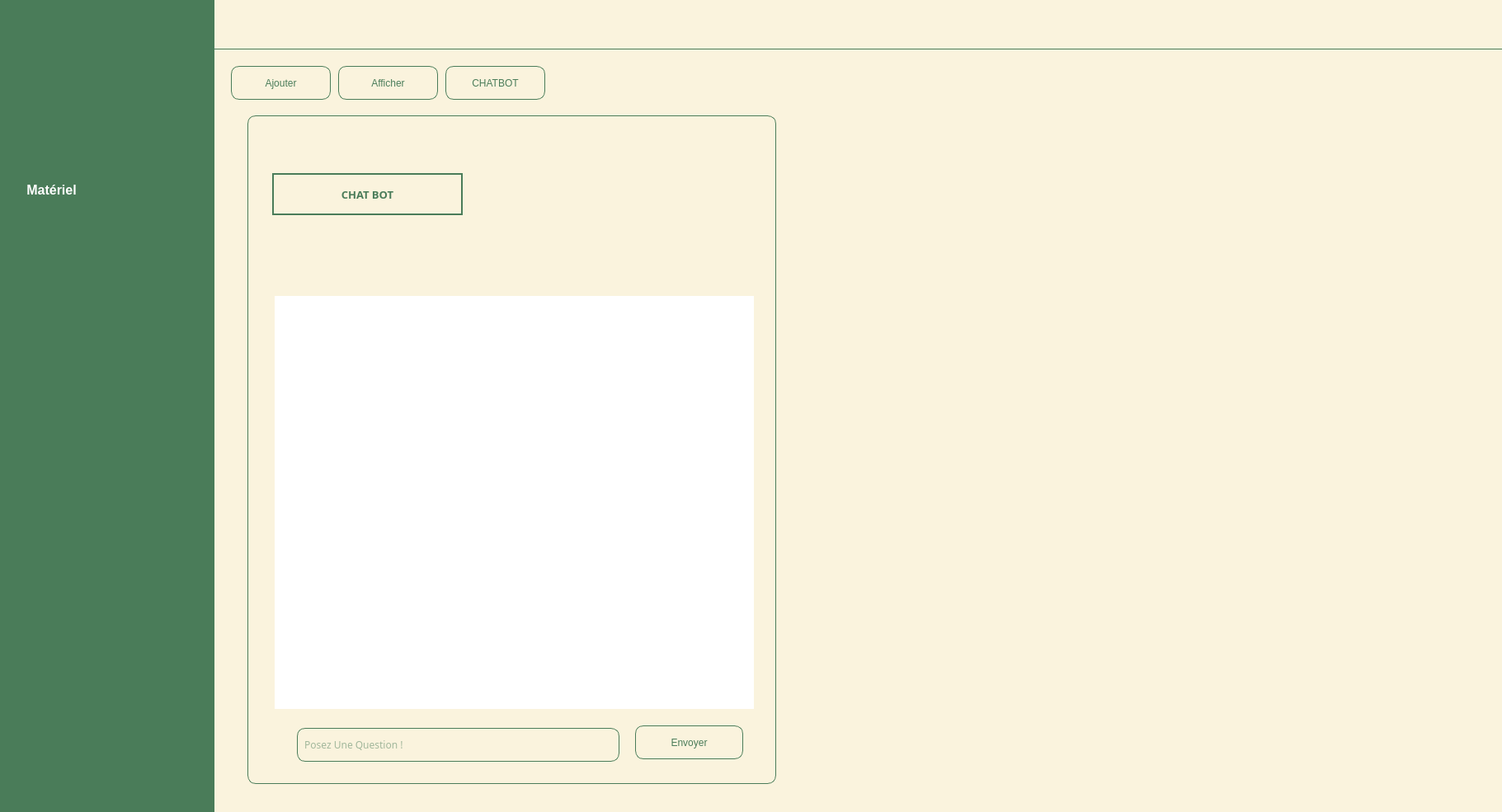
<?xml version="1.0" encoding="UTF-8"?>
<ui version="4.0">
 <class>MainWindow</class>
 <widget class="QMainWindow" name="MainWindow">
  <property name="geometry">
   <rect>
    <x>0</x>
    <y>0</y>
    <width>1821</width>
    <height>985</height>
   </rect>
  </property>
  <property name="windowTitle">
   <string>MainWindow</string>
  </property>
  <property name="styleSheet">
   <string notr="true">*{
border: none;
background-color: transparent;
background: transparent;
padding: 0;
margin: 0;
color: #fff;
}
#mainBodyContainer{
background-color: #FAF3DD;
}
#centralwidget{
background-color: #FAF3DD;
}
#leftMenuContainer{
background-color: #4A7C59;
}
#leftMenuContainer QPushButton{
text-align: left;
padding: 5px 10px;
border-top-left-radius: 10px;
border-bottom-left-radius: 10px;
}</string>
  </property>
  <widget class="QWidget" name="centralwidget">
   <widget class="QWidget" name="mainBodyContainer" native="true">
    <property name="geometry">
     <rect>
      <x>260</x>
      <y>0</y>
      <width>1561</width>
      <height>985</height>
     </rect>
    </property>
    <layout class="QVBoxLayout" name="verticalLayout">
     <property name="spacing">
      <number>0</number>
     </property>
     <property name="leftMargin">
      <number>0</number>
     </property>
     <property name="topMargin">
      <number>0</number>
     </property>
     <property name="rightMargin">
      <number>0</number>
     </property>
     <property name="bottomMargin">
      <number>0</number>
     </property>
     <item>
      <widget class="QWidget" name="headerContainer" native="true">
       <property name="minimumSize">
        <size>
         <width>0</width>
         <height>50</height>
        </size>
       </property>
       <property name="maximumSize">
        <size>
         <width>16777215</width>
         <height>60</height>
        </size>
       </property>
       <property name="styleSheet">
        <string notr="true">#headerContainer{
background-color: #FAF3DD;
border-bottom: 1px solid #4A7C59;
}</string>
       </property>
       <layout class="QHBoxLayout" name="horizontalLayout_2">
        <property name="spacing">
         <number>0</number>
        </property>
        <property name="leftMargin">
         <number>0</number>
        </property>
        <property name="topMargin">
         <number>0</number>
        </property>
        <property name="rightMargin">
         <number>0</number>
        </property>
        <property name="bottomMargin">
         <number>0</number>
        </property>
        <item alignment="Qt::AlignLeft">
         <widget class="QFrame" name="headerRechContainer">
          <property name="minimumSize">
           <size>
            <width>700</width>
            <height>60</height>
           </size>
          </property>
          <property name="frameShape">
           <enum>QFrame::StyledPanel</enum>
          </property>
          <property name="frameShadow">
           <enum>QFrame::Raised</enum>
          </property>
         </widget>
        </item>
        <item>
         <widget class="QFrame" name="optionsContainer">
          <property name="frameShape">
           <enum>QFrame::StyledPanel</enum>
          </property>
          <property name="frameShadow">
           <enum>QFrame::Raised</enum>
          </property>
          <layout class="QHBoxLayout" name="horizontalLayout_3"/>
         </widget>
        </item>
       </layout>
      </widget>
     </item>
     <item>
      <widget class="QWidget" name="pageContentContainer" native="true">
       <widget class="QStackedWidget" name="mainContentSTackWidget">
        <property name="geometry">
         <rect>
          <x>0</x>
          <y>70</y>
          <width>1571</width>
          <height>861</height>
         </rect>
        </property>
        <property name="currentIndex">
         <number>2</number>
        </property>
        <widget class="QWidget" name="materielPage">
         <widget class="QWidget" name="ajoutMaterielContainer" native="true">
          <property name="geometry">
           <rect>
            <x>50</x>
            <y>130</y>
            <width>651</width>
            <height>571</height>
           </rect>
          </property>
          <property name="styleSheet">
           <string notr="true">#ajoutMaterielContainer{
background-color: #FAF3DD;
border-radius: 10px;
border: 1px solid #4A7C59;
}</string>
          </property>
          <widget class="QLabel" name="nomLabel">
           <property name="geometry">
            <rect>
             <x>30</x>
             <y>80</y>
             <width>251</width>
             <height>41</height>
            </rect>
           </property>
           <property name="font">
            <font>
             <pointsize>12</pointsize>
             <weight>75</weight>
             <bold>true</bold>
            </font>
           </property>
           <property name="styleSheet">
            <string notr="true">color : #4A7C59;</string>
           </property>
           <property name="text">
            <string>Nom du machine :</string>
           </property>
          </widget>
          <widget class="QLineEdit" name="nomLE">
           <property name="geometry">
            <rect>
             <x>22</x>
             <y>130</y>
             <width>251</width>
             <height>41</height>
            </rect>
           </property>
           <property name="styleSheet">
            <string notr="true">QLineEdit{
font-family:century gothic;
background:transparent;
border:none;
color:#4A7C59;
border-radius: 10px;
border: 1px solid #4A7C59;
}</string>
           </property>
           <property name="placeholderText">
            <string>Nom du machine</string>
           </property>
          </widget>
          <widget class="QLabel" name="ageLabel">
           <property name="geometry">
            <rect>
             <x>30</x>
             <y>190</y>
             <width>251</width>
             <height>41</height>
            </rect>
           </property>
           <property name="font">
            <font>
             <pointsize>12</pointsize>
             <weight>75</weight>
             <bold>true</bold>
            </font>
           </property>
           <property name="styleSheet">
            <string notr="true">color : #4A7C59;</string>
           </property>
           <property name="text">
            <string>Age :</string>
           </property>
          </widget>
          <widget class="QLineEdit" name="ageLE">
           <property name="geometry">
            <rect>
             <x>20</x>
             <y>240</y>
             <width>251</width>
             <height>41</height>
            </rect>
           </property>
           <property name="styleSheet">
            <string notr="true">QLineEdit{
font-family:century gothic;
background:transparent;
border:none;
color:#4A7C59;
border-radius: 10px;
border: 1px solid #4A7C59;
}</string>
           </property>
           <property name="placeholderText">
            <string>Age</string>
           </property>
          </widget>
          <widget class="QLineEdit" name="capLineEdit">
           <property name="geometry">
            <rect>
             <x>370</x>
             <y>240</y>
             <width>251</width>
             <height>41</height>
            </rect>
           </property>
           <property name="styleSheet">
            <string notr="true">QLineEdit{
font-family:century gothic;
background:transparent;
border:none;
color:#4A7C59;
border-radius: 10px;
border: 1px solid #4A7C59;
}</string>
           </property>
           <property name="placeholderText">
            <string>Capacité</string>
           </property>
          </widget>
          <widget class="QLabel" name="capLabel">
           <property name="geometry">
            <rect>
             <x>380</x>
             <y>190</y>
             <width>251</width>
             <height>41</height>
            </rect>
           </property>
           <property name="font">
            <font>
             <pointsize>12</pointsize>
             <weight>75</weight>
             <bold>true</bold>
            </font>
           </property>
           <property name="styleSheet">
            <string notr="true">color : #4A7C59;</string>
           </property>
           <property name="text">
            <string>Capacité :</string>
           </property>
          </widget>
          <widget class="QLabel" name="prixLabel">
           <property name="geometry">
            <rect>
             <x>30</x>
             <y>300</y>
             <width>251</width>
             <height>41</height>
            </rect>
           </property>
           <property name="font">
            <font>
             <pointsize>12</pointsize>
             <weight>75</weight>
             <bold>true</bold>
            </font>
           </property>
           <property name="styleSheet">
            <string notr="true">color : #4A7C59;</string>
           </property>
           <property name="text">
            <string>Prix :</string>
           </property>
          </widget>
          <widget class="QLineEdit" name="prixLineEdit">
           <property name="geometry">
            <rect>
             <x>20</x>
             <y>350</y>
             <width>251</width>
             <height>41</height>
            </rect>
           </property>
           <property name="styleSheet">
            <string notr="true">QLineEdit{
font-family:century gothic;
background:transparent;
border:none;
color:#4A7C59;
border-radius: 10px;
border: 1px solid #4A7C59;
}</string>
           </property>
           <property name="placeholderText">
            <string>Prix</string>
           </property>
          </widget>
          <widget class="QPushButton" name="annulerAjoutBtn">
           <property name="geometry">
            <rect>
             <x>200</x>
             <y>460</y>
             <width>121</width>
             <height>41</height>
            </rect>
           </property>
           <property name="styleSheet">
            <string notr="true">QPushButton{
border-radius: 10px;
border: 1px solid #4A7C59;
background: transparent;
color: #4A7C59;
}
QPushButton:hover{
background: #73C088;
color: #FAF3DD;
}</string>
           </property>
           <property name="text">
            <string>   Annuler</string>
           </property>
           <property name="icon">
            <iconset resource="icons.qrc">
             <normaloff>:/icons-green/icons-green/delete.svg</normaloff>:/icons-green/icons-green/delete.svg</iconset>
           </property>
           <property name="iconSize">
            <size>
             <width>34</width>
             <height>34</height>
            </size>
           </property>
          </widget>
          <widget class="QComboBox" name="etatComboBox">
           <property name="geometry">
            <rect>
             <x>370</x>
             <y>130</y>
             <width>251</width>
             <height>41</height>
            </rect>
           </property>
           <property name="styleSheet">
            <string notr="true">QComboBox{
font-family:century gothic;
background:transparent;
border:none;
color:#4A7C59;
border-radius: 10px;
border: 1px solid #4A7C59;
}</string>
           </property>
          </widget>
          <widget class="QLabel" name="etatLabel">
           <property name="geometry">
            <rect>
             <x>380</x>
             <y>80</y>
             <width>251</width>
             <height>41</height>
            </rect>
           </property>
           <property name="font">
            <font>
             <pointsize>12</pointsize>
             <weight>75</weight>
             <bold>true</bold>
            </font>
           </property>
           <property name="styleSheet">
            <string notr="true">color : #4A7C59;</string>
           </property>
           <property name="text">
            <string>Etat :</string>
           </property>
          </widget>
          <widget class="QPushButton" name="ajoutEntrpDesc">
           <property name="geometry">
            <rect>
             <x>20</x>
             <y>20</y>
             <width>231</width>
             <height>51</height>
            </rect>
           </property>
           <property name="font">
            <font>
             <family>century gothic</family>
             <pointsize>10</pointsize>
             <weight>75</weight>
             <bold>true</bold>
            </font>
           </property>
           <property name="styleSheet">
            <string notr="true">QPushButton{
border: 2px solid #4A7C59;
font-family:century gothic;
background:transparent;
color:#4A7C59;

}</string>
           </property>
           <property name="text">
            <string>Ajouter Un Matériel</string>
           </property>
          </widget>
          <widget class="QPushButton" name="ajoutMaterielBtn">
           <property name="geometry">
            <rect>
             <x>330</x>
             <y>460</y>
             <width>121</width>
             <height>41</height>
            </rect>
           </property>
           <property name="styleSheet">
            <string notr="true">QPushButton{
border-radius: 10px;
border: 1px solid #4A7C59;
background: transparent;
color: #4A7C59;
}
QPushButton:hover{
background: #4A7C59;
color: #FAF3DD;
}
</string>
           </property>
           <property name="text">
            <string>Ajouter</string>
           </property>
          </widget>
          <widget class="QLineEdit" name="matLineEdit">
           <property name="geometry">
            <rect>
             <x>370</x>
             <y>350</y>
             <width>251</width>
             <height>41</height>
            </rect>
           </property>
           <property name="styleSheet">
            <string notr="true">QLineEdit{
font-family:century gothic;
background:transparent;
border:none;
color:#4A7C59;
border-radius: 10px;
border: 1px solid #4A7C59;
}</string>
           </property>
           <property name="placeholderText">
            <string>Matricul</string>
           </property>
          </widget>
          <widget class="QLabel" name="matLabel">
           <property name="geometry">
            <rect>
             <x>380</x>
             <y>300</y>
             <width>251</width>
             <height>41</height>
            </rect>
           </property>
           <property name="font">
            <font>
             <pointsize>12</pointsize>
             <weight>75</weight>
             <bold>true</bold>
            </font>
           </property>
           <property name="styleSheet">
            <string notr="true">color : #4A7C59;</string>
           </property>
           <property name="text">
            <string>Matricul :</string>
           </property>
          </widget>
          <widget class="QLabel" name="alertAjout">
           <property name="geometry">
            <rect>
             <x>150</x>
             <y>170</y>
             <width>141</width>
             <height>16</height>
            </rect>
           </property>
           <property name="styleSheet">
            <string notr="true">color: red;</string>
           </property>
           <property name="text">
            <string>Champs obligatoire !</string>
           </property>
          </widget>
          <widget class="QLabel" name="alertAjout_2">
           <property name="geometry">
            <rect>
             <x>490</x>
             <y>170</y>
             <width>141</width>
             <height>16</height>
            </rect>
           </property>
           <property name="styleSheet">
            <string notr="true">color: red;</string>
           </property>
           <property name="text">
            <string>Champs obligatoire !</string>
           </property>
          </widget>
          <widget class="QLabel" name="alertAjout_3">
           <property name="geometry">
            <rect>
             <x>150</x>
             <y>280</y>
             <width>141</width>
             <height>16</height>
            </rect>
           </property>
           <property name="styleSheet">
            <string notr="true">color: red;</string>
           </property>
           <property name="text">
            <string>Champs obligatoire !</string>
           </property>
          </widget>
          <widget class="QLabel" name="alertAjout_4">
           <property name="geometry">
            <rect>
             <x>490</x>
             <y>280</y>
             <width>141</width>
             <height>16</height>
            </rect>
           </property>
           <property name="styleSheet">
            <string notr="true">color: red;</string>
           </property>
           <property name="text">
            <string>Champs obligatoire !</string>
           </property>
          </widget>
          <widget class="QLabel" name="alertAjout_5">
           <property name="geometry">
            <rect>
             <x>150</x>
             <y>390</y>
             <width>141</width>
             <height>16</height>
            </rect>
           </property>
           <property name="styleSheet">
            <string notr="true">color: red;</string>
           </property>
           <property name="text">
            <string>Champs obligatoire !</string>
           </property>
          </widget>
         </widget>
        </widget>
        <widget class="QWidget" name="MaterielPage2">
         <widget class="QWidget" name="materielViewContainer" native="true">
          <property name="geometry">
           <rect>
            <x>50</x>
            <y>40</y>
            <width>821</width>
            <height>781</height>
           </rect>
          </property>
          <property name="styleSheet">
           <string notr="true">#materielViewContainer{
background-color: #FAF3DD;
border-radius: 10px;
border: 1px solid #4A7C59;
}
</string>
          </property>
          <widget class="QTableView" name="materielTableView">
           <property name="geometry">
            <rect>
             <x>40</x>
             <y>160</y>
             <width>751</width>
             <height>571</height>
            </rect>
           </property>
           <property name="styleSheet">
            <string notr="true">QTableView {
    background-color: transparent;
    selection-background-color: #4A7C59;
    selection-color: white;
    color: black;
    border: 1px solid #4A7C59;
}

QHeaderView::section {
    background-color: transparent;
    color: #4A7C59;
    padding: 4px;
    border: none;
    border: 1px solid #4A7C59;
}

QTableView::item:selected {
    background-color: #4A7C59;
    color: white;
}</string>
           </property>
          </widget>
          <widget class="QPushButton" name="materielModifBtn">
           <property name="geometry">
            <rect>
             <x>40</x>
             <y>40</y>
             <width>131</width>
             <height>41</height>
            </rect>
           </property>
           <property name="font">
            <font>
             <pointsize>10</pointsize>
            </font>
           </property>
           <property name="styleSheet">
            <string notr="true">QPushButton{
border-radius: 10px;
border: 1px solid #4A7C59;
background: transparent;
color: #4A7C59;
}
QPushButton:hover{
background: #4A7C59;
color: #FAF3DD;
}
</string>
           </property>
           <property name="text">
            <string>Modifier</string>
           </property>
          </widget>
          <widget class="QPushButton" name="materielSuppBtn">
           <property name="geometry">
            <rect>
             <x>180</x>
             <y>40</y>
             <width>131</width>
             <height>41</height>
            </rect>
           </property>
           <property name="font">
            <font>
             <pointsize>10</pointsize>
            </font>
           </property>
           <property name="styleSheet">
            <string notr="true">QPushButton{
border-radius: 10px;
border: 1px solid #4A7C59;
background: transparent;
color: #4A7C59;
}
QPushButton:hover{
background: #4A7C59;
color: #FAF3DD;
}
</string>
           </property>
           <property name="text">
            <string>Supprimer</string>
           </property>
          </widget>
          <widget class="QLineEdit" name="employesRechBar">
           <property name="geometry">
            <rect>
             <x>320</x>
             <y>40</y>
             <width>261</width>
             <height>41</height>
            </rect>
           </property>
           <property name="styleSheet">
            <string notr="true">QLineEdit
{
font-family:century gothic;
background:transparent;
border:none;
color:#4A7C59;
border-radius: 10px;
border: 1px solid #4A7C59;
}</string>
           </property>
           <property name="cursorPosition">
            <number>0</number>
           </property>
           <property name="placeholderText">
            <string>  Rechercher</string>
           </property>
          </widget>
          <widget class="QComboBox" name="triEmployesComboBox">
           <property name="geometry">
            <rect>
             <x>590</x>
             <y>40</y>
             <width>201</width>
             <height>41</height>
            </rect>
           </property>
           <property name="styleSheet">
            <string notr="true">QComboBox{
font-family:century gothic;
background:transparent;
border:none;
color:#4A7C59;
border-radius: 10px;
border: 1px solid #4A7C59;
}</string>
           </property>
          </widget>
          <widget class="QPushButton" name="triEmployesIcon">
           <property name="geometry">
            <rect>
             <x>1180</x>
             <y>40</y>
             <width>61</width>
             <height>41</height>
            </rect>
           </property>
           <property name="text">
            <string/>
           </property>
           <property name="icon">
            <iconset resource="icons.qrc">
             <normaloff>:/icons-green/icons-green/bar-chart-2.svg</normaloff>:/icons-green/icons-green/bar-chart-2.svg</iconset>
           </property>
           <property name="iconSize">
            <size>
             <width>34</width>
             <height>34</height>
            </size>
           </property>
          </widget>
          <widget class="QPushButton" name="employesRechBarIcon">
           <property name="geometry">
            <rect>
             <x>1130</x>
             <y>50</y>
             <width>31</width>
             <height>21</height>
            </rect>
           </property>
           <property name="text">
            <string/>
           </property>
           <property name="icon">
            <iconset resource="icons.qrc">
             <normaloff>:/icons-green/icons-green/search.svg</normaloff>:/icons-green/icons-green/search.svg</iconset>
           </property>
           <property name="iconSize">
            <size>
             <width>24</width>
             <height>24</height>
            </size>
           </property>
          </widget>
          <widget class="QPushButton" name="materielModifBtn_2">
           <property name="geometry">
            <rect>
             <x>40</x>
             <y>90</y>
             <width>131</width>
             <height>41</height>
            </rect>
           </property>
           <property name="font">
            <font>
             <pointsize>10</pointsize>
            </font>
           </property>
           <property name="styleSheet">
            <string notr="true">QPushButton{
border-radius: 10px;
border: 1px solid #4A7C59;
background: transparent;
color: #4A7C59;
}
QPushButton:hover{
background: #4A7C59;
color: #FAF3DD;
}
</string>
           </property>
           <property name="text">
            <string>PDF</string>
           </property>
          </widget>
         </widget>
         <widget class="QWidget" name="materielStatContainer" native="true">
          <property name="geometry">
           <rect>
            <x>880</x>
            <y>240</y>
            <width>671</width>
            <height>581</height>
           </rect>
          </property>
          <property name="styleSheet">
           <string notr="true">#materielStatContainer{
background-color: #FAF3DD;
border-radius: 10px;
border: 1px solid #4A7C59;
}
</string>
          </property>
         </widget>
         <widget class="QLabel" name="qrCodeLabel">
          <property name="geometry">
           <rect>
            <x>880</x>
            <y>40</y>
            <width>271</width>
            <height>191</height>
           </rect>
          </property>
          <property name="text">
           <string/>
          </property>
         </widget>
        </widget>
        <widget class="QWidget" name="chatBotPage">
         <widget class="QFrame" name="chatbotContainer">
          <property name="geometry">
           <rect>
            <x>40</x>
            <y>10</y>
            <width>641</width>
            <height>811</height>
           </rect>
          </property>
          <property name="styleSheet">
           <string notr="true">#chatbotContainer{
background-color: #FAF3DD;
border-radius: 10px;
border: 1px solid #4A7C59;
}</string>
          </property>
          <property name="frameShape">
           <enum>QFrame::StyledPanel</enum>
          </property>
          <property name="frameShadow">
           <enum>QFrame::Raised</enum>
          </property>
          <widget class="QPlainTextEdit" name="chatBot">
           <property name="geometry">
            <rect>
             <x>33</x>
             <y>219</y>
             <width>581</width>
             <height>501</height>
            </rect>
           </property>
           <property name="styleSheet">
            <string notr="true">background-color: white;
font: 12pt &quot;MS Shell Dlg 2&quot;;
color: black;</string>
           </property>
          </widget>
          <widget class="QLineEdit" name="inputChatbot">
           <property name="geometry">
            <rect>
             <x>60</x>
             <y>743</y>
             <width>391</width>
             <height>41</height>
            </rect>
           </property>
           <property name="styleSheet">
            <string notr="true">QLineEdit{
font-family:century gothic;
background:transparent;
border:none;
color:#4A7C59;
border-radius: 10px;
border: 1px solid #4A7C59;
}</string>
           </property>
           <property name="placeholderText">
            <string>  Posez Une Question !</string>
           </property>
          </widget>
          <widget class="QPushButton" name="sendChatBtn">
           <property name="geometry">
            <rect>
             <x>470</x>
             <y>740</y>
             <width>131</width>
             <height>41</height>
            </rect>
           </property>
           <property name="styleSheet">
            <string notr="true">QPushButton{
border-radius: 10px;
border: 1px solid #4A7C59;
background: transparent;
color: #4A7C59;
}
QPushButton:hover{
background: #4A7C59;
color: #FAF3DD;
}
</string>
           </property>
           <property name="text">
            <string>Envoyer</string>
           </property>
          </widget>
          <widget class="QLabel" name="labelCache">
           <property name="geometry">
            <rect>
             <x>40</x>
             <y>10</y>
             <width>141</width>
             <height>16</height>
            </rect>
           </property>
           <property name="text">
            <string/>
           </property>
          </widget>
          <widget class="QPushButton" name="ajoutEmpDesc_4">
           <property name="geometry">
            <rect>
             <x>30</x>
             <y>70</y>
             <width>231</width>
             <height>51</height>
            </rect>
           </property>
           <property name="font">
            <font>
             <family>century gothic</family>
             <pointsize>10</pointsize>
             <weight>75</weight>
             <bold>true</bold>
            </font>
           </property>
           <property name="styleSheet">
            <string notr="true">QPushButton{
border: 2px solid #4A7C59;
font-family:century gothic;
background:transparent;
color:#4A7C59;

}</string>
           </property>
           <property name="text">
            <string>CHAT BOT</string>
           </property>
          </widget>
          <widget class="QLabel" name="chatbotGif">
           <property name="geometry">
            <rect>
             <x>330</x>
             <y>30</y>
             <width>241</width>
             <height>151</height>
            </rect>
           </property>
           <property name="text">
            <string/>
           </property>
          </widget>
         </widget>
        </widget>
        <widget class="QWidget" name="MaterielPage3">
         <widget class="QWidget" name="modifierMaterielContainer" native="true">
          <property name="geometry">
           <rect>
            <x>60</x>
            <y>100</y>
            <width>651</width>
            <height>571</height>
           </rect>
          </property>
          <property name="styleSheet">
           <string notr="true">#modifierMaterielContainer{
background-color: #FAF3DD;
border-radius: 10px;
border: 1px solid #4A7C59;
}</string>
          </property>
          <widget class="QLabel" name="nomLabel_2">
           <property name="geometry">
            <rect>
             <x>30</x>
             <y>80</y>
             <width>251</width>
             <height>41</height>
            </rect>
           </property>
           <property name="font">
            <font>
             <pointsize>12</pointsize>
             <weight>75</weight>
             <bold>true</bold>
            </font>
           </property>
           <property name="styleSheet">
            <string notr="true">color : #4A7C59;</string>
           </property>
           <property name="text">
            <string>Nom du machine :</string>
           </property>
          </widget>
          <widget class="QLineEdit" name="nomLE_2">
           <property name="geometry">
            <rect>
             <x>22</x>
             <y>130</y>
             <width>251</width>
             <height>41</height>
            </rect>
           </property>
           <property name="styleSheet">
            <string notr="true">QLineEdit{
font-family:century gothic;
background:transparent;
border:none;
color:#4A7C59;
border-radius: 10px;
border: 1px solid #4A7C59;
}</string>
           </property>
           <property name="placeholderText">
            <string>Nom du machine</string>
           </property>
          </widget>
          <widget class="QLabel" name="ageLabel_2">
           <property name="geometry">
            <rect>
             <x>30</x>
             <y>190</y>
             <width>251</width>
             <height>41</height>
            </rect>
           </property>
           <property name="font">
            <font>
             <pointsize>12</pointsize>
             <weight>75</weight>
             <bold>true</bold>
            </font>
           </property>
           <property name="styleSheet">
            <string notr="true">color : #4A7C59;</string>
           </property>
           <property name="text">
            <string>Age :</string>
           </property>
          </widget>
          <widget class="QLineEdit" name="ageLE_2">
           <property name="geometry">
            <rect>
             <x>20</x>
             <y>240</y>
             <width>251</width>
             <height>41</height>
            </rect>
           </property>
           <property name="styleSheet">
            <string notr="true">QLineEdit{
font-family:century gothic;
background:transparent;
border:none;
color:#4A7C59;
border-radius: 10px;
border: 1px solid #4A7C59;
}</string>
           </property>
           <property name="placeholderText">
            <string>Age</string>
           </property>
          </widget>
          <widget class="QLineEdit" name="capLineEdit_2">
           <property name="geometry">
            <rect>
             <x>370</x>
             <y>240</y>
             <width>251</width>
             <height>41</height>
            </rect>
           </property>
           <property name="styleSheet">
            <string notr="true">QLineEdit{
font-family:century gothic;
background:transparent;
border:none;
color:#4A7C59;
border-radius: 10px;
border: 1px solid #4A7C59;
}</string>
           </property>
           <property name="placeholderText">
            <string>Capacité</string>
           </property>
          </widget>
          <widget class="QLabel" name="capLabel_2">
           <property name="geometry">
            <rect>
             <x>380</x>
             <y>190</y>
             <width>251</width>
             <height>41</height>
            </rect>
           </property>
           <property name="font">
            <font>
             <pointsize>12</pointsize>
             <weight>75</weight>
             <bold>true</bold>
            </font>
           </property>
           <property name="styleSheet">
            <string notr="true">color : #4A7C59;</string>
           </property>
           <property name="text">
            <string>Capacité :</string>
           </property>
          </widget>
          <widget class="QLabel" name="prixLabel_2">
           <property name="geometry">
            <rect>
             <x>30</x>
             <y>300</y>
             <width>251</width>
             <height>41</height>
            </rect>
           </property>
           <property name="font">
            <font>
             <pointsize>12</pointsize>
             <weight>75</weight>
             <bold>true</bold>
            </font>
           </property>
           <property name="styleSheet">
            <string notr="true">color : #4A7C59;</string>
           </property>
           <property name="text">
            <string>Prix :</string>
           </property>
          </widget>
          <widget class="QLineEdit" name="prixLineEdit_2">
           <property name="geometry">
            <rect>
             <x>20</x>
             <y>350</y>
             <width>251</width>
             <height>41</height>
            </rect>
           </property>
           <property name="styleSheet">
            <string notr="true">QLineEdit{
font-family:century gothic;
background:transparent;
border:none;
color:#4A7C59;
border-radius: 10px;
border: 1px solid #4A7C59;
}</string>
           </property>
           <property name="placeholderText">
            <string>Prix</string>
           </property>
          </widget>
          <widget class="QPushButton" name="annulerAjoutBtn_2">
           <property name="geometry">
            <rect>
             <x>200</x>
             <y>460</y>
             <width>121</width>
             <height>41</height>
            </rect>
           </property>
           <property name="styleSheet">
            <string notr="true">QPushButton{
border-radius: 10px;
border: 1px solid #4A7C59;
background: transparent;
color: #4A7C59;
}
QPushButton:hover{
background: #73C088;
color: #FAF3DD;
}</string>
           </property>
           <property name="text">
            <string>   Annuler</string>
           </property>
           <property name="icon">
            <iconset resource="icons.qrc">
             <normaloff>:/icons-green/icons-green/delete.svg</normaloff>:/icons-green/icons-green/delete.svg</iconset>
           </property>
           <property name="iconSize">
            <size>
             <width>34</width>
             <height>34</height>
            </size>
           </property>
          </widget>
          <widget class="QComboBox" name="etatComboBox_2">
           <property name="geometry">
            <rect>
             <x>370</x>
             <y>130</y>
             <width>251</width>
             <height>41</height>
            </rect>
           </property>
           <property name="styleSheet">
            <string notr="true">QComboBox{
font-family:century gothic;
background:transparent;
border:none;
color:#4A7C59;
border-radius: 10px;
border: 1px solid #4A7C59;
}</string>
           </property>
          </widget>
          <widget class="QLabel" name="etatLabel_2">
           <property name="geometry">
            <rect>
             <x>380</x>
             <y>80</y>
             <width>251</width>
             <height>41</height>
            </rect>
           </property>
           <property name="font">
            <font>
             <pointsize>12</pointsize>
             <weight>75</weight>
             <bold>true</bold>
            </font>
           </property>
           <property name="styleSheet">
            <string notr="true">color : #4A7C59;</string>
           </property>
           <property name="text">
            <string>Etat :</string>
           </property>
          </widget>
          <widget class="QPushButton" name="ajoutEntrpDesc_2">
           <property name="geometry">
            <rect>
             <x>20</x>
             <y>20</y>
             <width>231</width>
             <height>51</height>
            </rect>
           </property>
           <property name="font">
            <font>
             <family>century gothic</family>
             <pointsize>10</pointsize>
             <weight>75</weight>
             <bold>true</bold>
            </font>
           </property>
           <property name="styleSheet">
            <string notr="true">QPushButton{
border: 2px solid #4A7C59;
font-family:century gothic;
background:transparent;
color:#4A7C59;

}</string>
           </property>
           <property name="text">
            <string>Modifier Un Matériel</string>
           </property>
          </widget>
          <widget class="QPushButton" name="ajoutMaterielBtn_2">
           <property name="geometry">
            <rect>
             <x>330</x>
             <y>460</y>
             <width>121</width>
             <height>41</height>
            </rect>
           </property>
           <property name="styleSheet">
            <string notr="true">QPushButton{
border-radius: 10px;
border: 1px solid #4A7C59;
background: transparent;
color: #4A7C59;
}
QPushButton:hover{
background: #4A7C59;
color: #FAF3DD;
}
</string>
           </property>
           <property name="text">
            <string>Modifier</string>
           </property>
          </widget>
          <widget class="QLineEdit" name="matLineEdit_2">
           <property name="geometry">
            <rect>
             <x>370</x>
             <y>350</y>
             <width>251</width>
             <height>41</height>
            </rect>
           </property>
           <property name="styleSheet">
            <string notr="true">QLineEdit{
font-family:century gothic;
background:transparent;
border:none;
color:#4A7C59;
border-radius: 10px;
border: 1px solid #4A7C59;
}</string>
           </property>
           <property name="placeholderText">
            <string>Matricul</string>
           </property>
          </widget>
          <widget class="QLabel" name="matLabel_2">
           <property name="geometry">
            <rect>
             <x>380</x>
             <y>300</y>
             <width>251</width>
             <height>41</height>
            </rect>
           </property>
           <property name="font">
            <font>
             <pointsize>12</pointsize>
             <weight>75</weight>
             <bold>true</bold>
            </font>
           </property>
           <property name="styleSheet">
            <string notr="true">color : #4A7C59;</string>
           </property>
           <property name="text">
            <string>Matricul :</string>
           </property>
          </widget>
          <widget class="QLineEdit" name="idMatLE">
           <property name="geometry">
            <rect>
             <x>600</x>
             <y>10</y>
             <width>20</width>
             <height>31</height>
            </rect>
           </property>
           <property name="styleSheet">
            <string notr="true">QLineEdit{
font-family:century gothic;
background:transparent;
border:none;
color:#4A7C59;
border-radius: 10px;
border: 1px solid #4A7C59;
}</string>
           </property>
           <property name="placeholderText">
            <string>Nom du machine</string>
           </property>
          </widget>
          <widget class="QLabel" name="alertAjout_6">
           <property name="geometry">
            <rect>
             <x>150</x>
             <y>170</y>
             <width>141</width>
             <height>16</height>
            </rect>
           </property>
           <property name="styleSheet">
            <string notr="true">color: red;</string>
           </property>
           <property name="text">
            <string>Champs obligatoire !</string>
           </property>
          </widget>
          <widget class="QLabel" name="alertAjout_7">
           <property name="geometry">
            <rect>
             <x>490</x>
             <y>170</y>
             <width>141</width>
             <height>16</height>
            </rect>
           </property>
           <property name="styleSheet">
            <string notr="true">color: red;</string>
           </property>
           <property name="text">
            <string>Champs obligatoire !</string>
           </property>
          </widget>
          <widget class="QLabel" name="alertAjout_8">
           <property name="geometry">
            <rect>
             <x>150</x>
             <y>280</y>
             <width>141</width>
             <height>16</height>
            </rect>
           </property>
           <property name="styleSheet">
            <string notr="true">color: red;</string>
           </property>
           <property name="text">
            <string>Champs obligatoire !</string>
           </property>
          </widget>
          <widget class="QLabel" name="alertAjout_9">
           <property name="geometry">
            <rect>
             <x>490</x>
             <y>280</y>
             <width>141</width>
             <height>16</height>
            </rect>
           </property>
           <property name="styleSheet">
            <string notr="true">color: red;</string>
           </property>
           <property name="text">
            <string>Champs obligatoire !</string>
           </property>
          </widget>
          <widget class="QLabel" name="alertAjout_10">
           <property name="geometry">
            <rect>
             <x>150</x>
             <y>390</y>
             <width>141</width>
             <height>16</height>
            </rect>
           </property>
           <property name="styleSheet">
            <string notr="true">color: red;</string>
           </property>
           <property name="text">
            <string>Champs obligatoire !</string>
           </property>
          </widget>
         </widget>
        </widget>
       </widget>
       <widget class="QPushButton" name="ajoutMaterielPageBtn">
        <property name="geometry">
         <rect>
          <x>20</x>
          <y>20</y>
          <width>121</width>
          <height>41</height>
         </rect>
        </property>
        <property name="styleSheet">
         <string notr="true">QPushButton{
border-radius: 10px;
border: 1px solid #4A7C59;
background: transparent;
color: #4A7C59;
}
QPushButton:hover{
background: #4A7C59;
color: #FAF3DD;
}
</string>
        </property>
        <property name="text">
         <string>Ajouter</string>
        </property>
       </widget>
       <widget class="QPushButton" name="afficherMaterielPageBtn">
        <property name="geometry">
         <rect>
          <x>150</x>
          <y>20</y>
          <width>121</width>
          <height>41</height>
         </rect>
        </property>
        <property name="styleSheet">
         <string notr="true">QPushButton{
border-radius: 10px;
border: 1px solid #4A7C59;
background: transparent;
color: #4A7C59;
}
QPushButton:hover{
background: #4A7C59;
color: #FAF3DD;
}
</string>
        </property>
        <property name="text">
         <string>Afficher</string>
        </property>
       </widget>
       <widget class="QPushButton" name="afficherMaterielPageBtn_2">
        <property name="geometry">
         <rect>
          <x>280</x>
          <y>20</y>
          <width>121</width>
          <height>41</height>
         </rect>
        </property>
        <property name="styleSheet">
         <string notr="true">QPushButton{
border-radius: 10px;
border: 1px solid #4A7C59;
background: transparent;
color: #4A7C59;
}
QPushButton:hover{
background: #4A7C59;
color: #FAF3DD;
}
</string>
        </property>
        <property name="text">
         <string>CHATBOT</string>
        </property>
       </widget>
      </widget>
     </item>
    </layout>
   </widget>
   <widget class="QWidget" name="leftMenuContainer" native="true">
    <property name="geometry">
     <rect>
      <x>0</x>
      <y>0</y>
      <width>260</width>
      <height>985</height>
     </rect>
    </property>
    <property name="minimumSize">
     <size>
      <width>260</width>
      <height>0</height>
     </size>
    </property>
    <property name="maximumSize">
     <size>
      <width>260</width>
      <height>16777215</height>
     </size>
    </property>
    <widget class="QFrame" name="menuBtnFrame">
     <property name="geometry">
      <rect>
       <x>10</x>
       <y>90</y>
       <width>251</width>
       <height>861</height>
      </rect>
     </property>
     <property name="styleSheet">
      <string notr="true"/>
     </property>
     <property name="frameShape">
      <enum>QFrame::StyledPanel</enum>
     </property>
     <property name="frameShadow">
      <enum>QFrame::Raised</enum>
     </property>
     <widget class="QPushButton" name="materielBtn">
      <property name="geometry">
       <rect>
        <x>-1</x>
        <y>110</y>
        <width>251</width>
        <height>60</height>
       </rect>
      </property>
      <property name="font">
       <font>
        <pointsize>12</pointsize>
        <weight>75</weight>
        <bold>true</bold>
       </font>
      </property>
      <property name="styleSheet">
       <string notr="true">QPushButton{
background: #4A7C59;
color: white;
}  
QPushButton:hover
{
color: white;
border-top-left-radius:15px;
border-bottom-left-radius:15px;
background: #73C088;
} 
</string>
      </property>
      <property name="text">
       <string>   Matériel</string>
      </property>
      <property name="icon">
       <iconset resource="icons.qrc">
        <normaloff>:/icons-white/icons-white/package.svg</normaloff>:/icons-white/icons-white/package.svg</iconset>
      </property>
      <property name="iconSize">
       <size>
        <width>34</width>
        <height>34</height>
       </size>
      </property>
      <property name="checkable">
       <bool>true</bool>
      </property>
     </widget>
    </widget>
   </widget>
  </widget>
 </widget>
 <resources>
  <include location="icons.qrc"/>
 </resources>
 <connections/>
</ui>
